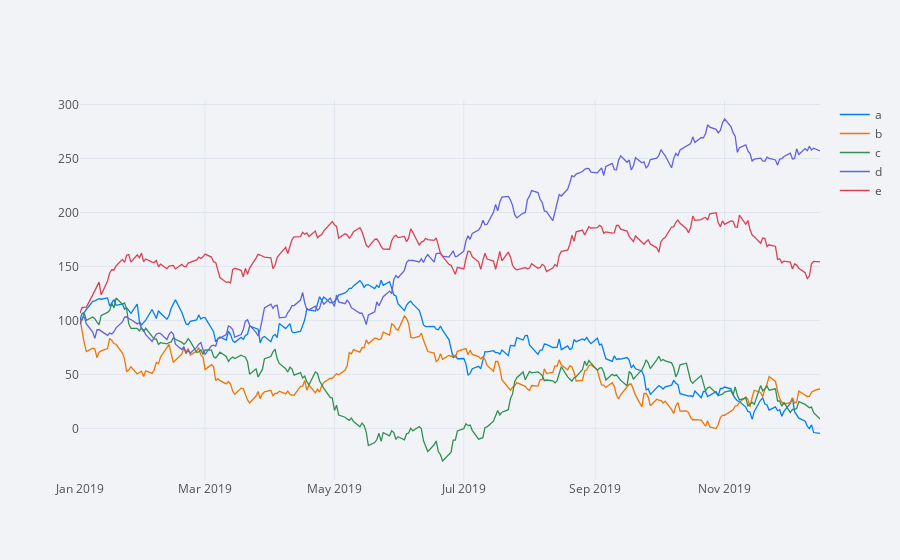

Notebook cell for this chart:
### Code cell
plyo.iplot(df.iplot(asFigure=True, theme='polar'), 
                   #image = 'png', 
                   filename='ply_01')

### Figure 1 — Plotly figure (JSON) as saved in the notebook; plotly's stock layout.template omitted (floating-point values rounded to 4 significant figures; data arrays with more than 128 entries replaced by an {"elided": "..."} marker saying what was removed)
{"data": [{"line": {"color": "rgba(0, 128, 240, 1.0)", "dash": "solid", "shape": "linear", "width": 1.3}, "mode": "lines", "name": "a", "text": "", "type": "scatter", "uid": "74e354af-fc4a-4a45-9720-db59b3e1ad28", "x": {"elided": "250 str values"}, "y": {"elided": "250 float values"}}, {"line": {"color": "rgba(238, 118, 0, 1.0)", "dash": "solid", "shape": "linear", "width": 1.3}, "mode": "lines", "name": "b", "text": "", "type": "scatter", "uid": "2a51a0f2-7216-4a44-816f-f612a317897c", "x": {"elided": "250 str values"}, "y": {"elided": "250 float values"}}, {"line": {"color": "rgba(48, 144, 84, 1.0)", "dash": "solid", "shape": "linear", "width": 1.3}, "mode": "lines", "name": "c", "text": "", "type": "scatter", "uid": "4d2b1c1f-8344-4f87-b495-2f487ddd51ea", "x": {"elided": "250 str values"}, "y": {"elided": "250 float values"}}, {"line": {"color": "rgba(98, 98, 222, 1.0)", "dash": "solid", "shape": "linear", "width": 1.3}, "mode": "lines", "name": "d", "text": "", "type": "scatter", "uid": "213d4e48-8c0b-4e6c-a1ea-278a450517c0", "x": {"elided": "250 str values"}, "y": {"elided": "250 float values"}}, {"line": {"color": "rgba(217, 66, 85, 1.0)", "dash": "solid", "shape": "linear", "width": 1.3}, "mode": "lines", "name": "e", "text": "", "type": "scatter", "uid": "b5363089-f6ca-49f2-8d62-1bf76d7e6a8d", "x": {"elided": "250 str values"}, "y": {"elided": "250 float values"}}], "layout": {"legend": {"bgcolor": "#F2F3F7", "font": {"color": "#505050"}}, "paper_bgcolor": "#F2F3F7", "plot_bgcolor": "#F2F3F7", "title": {"font": {"color": "#484848"}}, "xaxis": {"gridcolor": "#E1E5ED", "showgrid": true, "tickfont": {"color": "#505050"}, "title": {"font": {"color": "#505050"}, "text": ""}, "zerolinecolor": "#E1E5ED"}, "yaxis": {"gridcolor": "#E1E5ED", "showgrid": true, "tickfont": {"color": "#505050"}, "title": {"font": {"color": "#505050"}, "text": ""}, "zerolinecolor": "#E1E5ED"}}}
